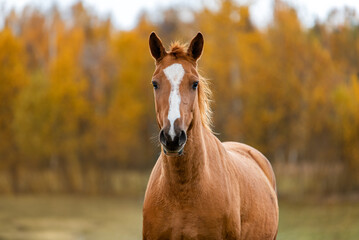
#> input picture LAB_2/horse.png, 359 x 240 px
$ jupyter execute 'LAB_2 (1).ipynb'   (older library calls are emulated)
#> lines starting #> are read from the running program, lines starting #| are printed output that depends on the picture
[cell 1]
# sobel filter for detecting verticle and horizontal edges,/
# also do so usimg canny filter /
# explore and use laplacian filter, /
# explore and use haris corner detector/
# explore and use sift/
# apply various filter bank to detect texture in the image/
# assuming that your task is to classify image in 3 classes (dog, cat, horse etc) extract feature from the image using various feature extraction process/

[cell 2]
import cv2
import matplotlib.pyplot as plt
import numpy as np

[cell 3]
img = cv2.imread('horse.png')
#> img is the input picture: shape (240, 359, 3); mean B, G, R 66.4, 115.4, 152.4
plt.imshow(img)

[cell 4]
img = cv2.cvtColor(img, cv2.COLOR_BGR2RGB)
plt.imshow(img)

[cell 5]
print("The image is of size : ",img.shape)
#| The image is of size :  (240, 359, 3)

### 1) Detect Horizontal & Vertical Edges Using Sobel Filter

[cell 6]
image =img.copy()
sobel_x = cv2.Sobel(image, cv2.CV_64F, 1, 0, ksize=3)  # Gradient in x direction
sobel_y = cv2.Sobel(image, cv2.CV_64F, 0, 1, ksize=3)  # Gradient in y direction
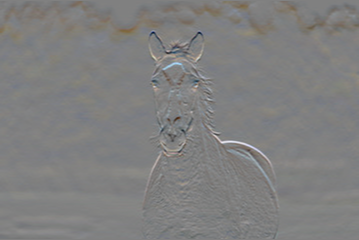
#> sobel_y: shape (240, 359, 3) float64; mean R, G, B -3.3, -4.2, -5.7; drawn with min black and max white

[cell 7]
type(sobel_x), sobel_x.shape

[cell 8]
sobel_x.max(), sobel_x.min()
#> Out = (667, -668)

[cell 9]
gradient_magnitude = np.sqrt(sobel_x**2 + sobel_y**2)
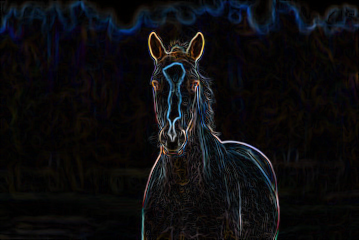
#> gradient_magnitude: shape (240, 359, 3) float64; mean R, G, B 37.1, 36, 41.3; drawn with min black and max white

[cell 10]
print(gradient_magnitude.shape)
#| (240, 359, 3)
gradient_magnitude.max(),gradient_magnitude.min()
#> Out = (713, 0)

[cell 11]
sobel_x_display = cv2.normalize(np.abs(sobel_x), None, 0, 255, cv2.NORM_MINMAX).astype(np.uint8)
sobel_y_display = cv2.normalize(np.abs(sobel_y), None, 0, 255, cv2.NORM_MINMAX).astype(np.uint8)
gradient_magnitude_display = cv2.normalize(gradient_magnitude, None, 0, 255, cv2.NORM_MINMAX).astype(np.uint8)
print(sobel_x_display.max())
#| 255
print(sobel_x_display.min())
#| 0
print(sobel_x_display.shape)
#| (240, 359, 3)

[cell 12]
print(gradient_magnitude_display.max())
#| 255
print(gradient_magnitude_display.min())
#| 0
print(gradient_magnitude_display.shape)
#| (240, 359, 3)

[cell 13]
plt.figure(figsize=(10, 10))
plt.subplot(2, 2, 1)
plt.title("Original Image")
plt.imshow(image, cmap='gray')
plt.axis('off')

plt.subplot(2, 2, 2)
plt.title("Sobel X")
plt.imshow(sobel_x_display, cmap='gray')
plt.axis('off')

plt.subplot(2, 2, 3)
plt.title("Sobel Y")
plt.imshow(sobel_y_display, cmap='gray')
plt.axis('off')

plt.subplot(2, 2, 4)
plt.title("Gradient Magnitude")
plt.imshow(gradient_magnitude_display, cmap='gray')
plt.axis('off')

plt.tight_layout()
plt.show()

### 2) Detect Horizontal & Vertical Edges Using Canny Filter

[cell 14]
image = img.copy()
edges = cv2.Canny(img,0,100)
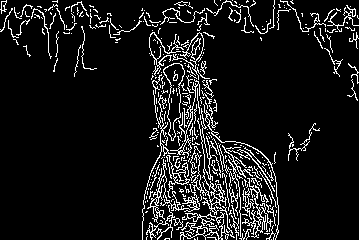
#> edges: shape (240, 359); 9.5% white in thin lines or dots

plt.subplot(121),plt.imshow(img,cmap = 'gray')
plt.title('Original Image'), plt.xticks([]), plt.yticks([])
plt.subplot(122),plt.imshow(edges,cmap = 'gray')
plt.title('Edge Image'), plt.xticks([]), plt.yticks([])

### 3) Laplacian of Gaussian

[cell 15]
image = img.copy()
gaussian_blur = cv2.GaussianBlur(image, (5, 5), 0)

laplacian = cv2.Laplacian(gaussian_blur, cv2.CV_64F)

laplacian = np.uint8(np.absolute(laplacian))

plt.figure(figsize=(10, 5))
plt.subplot(1, 3, 1)
plt.title("Original Image")
plt.imshow(image, cmap='gray')

plt.subplot(1, 3, 2)
plt.title("Gaussian Blur")
plt.imshow(gaussian_blur, cmap='gray')

plt.subplot(1, 3, 3)
plt.title("Laplacian of Gaussian")
plt.imshow(laplacian, cmap='gray')

plt.tight_layout()
plt.show()

### 4) Harris Corner Detection

[cell 16]
import cv2
import numpy as np

# Read the image
# image_path = 'cat.png'
# img = cv2.imread(image_path)
gray = cv2.cvtColor(img, cv2.COLOR_RGB2GRAY)

# Convert to float32
gray = np.float32(gray)

# Parameters for Harris corner detection
block_size = 2
ksize = 3
k = 0.04

# # Compute Harris corner detection
dst = cv2.cornerHarris(gray, blockSize=block_size, ksize=ksize, k=k)

# # Dilate to mark the corners
dst = cv2.dilate(dst, None)
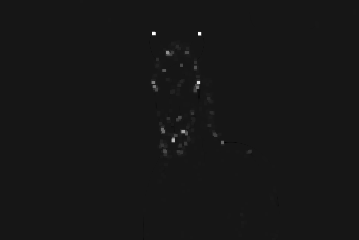
#> dst: shape (240, 359) float32; min -1253496.8, max 12917102, mean 27926.8; drawn with min black and max white

# # Threshold for an optimal value, it may vary depending on the image
threshold = 0.1
img[dst > threshold * dst.max()] = [0, 0, 255]
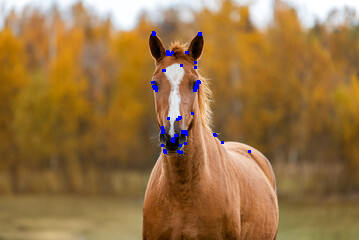
#> img: shape (240, 359, 3); mean R, G, B 151.8, 114.9, 67.4

# # Display the result
plt.imshow(img)
# cv2.waitKey(0)
# cv2.destroyAllWindows()

# Optionally, save the result
cv2.imwrite('harris_corners_result.jpg', img)
#> Out = True

[cell 17]
import cv2
import numpy as np
import matplotlib.pyplot as plt

img = cv2.imread('horse.png', cv2.IMREAD_GRAYSCALE)
#> img: shape (240, 359); min 0, max 255, mean 120.9

sift = cv2.SIFT_create()

keypoints, descriptors = sift.detectAndCompute(img, None)
#> keypoints = 163 keypoints; strongest (x, y, size): (174, 72, 12.9), (172, 133, 4.4), (196, 46, 10.5), (194, 85, 6.8)

sift_img = cv2.drawKeypoints(img, keypoints, None, flags=cv2.DRAW_MATCHES_FLAGS_DRAW_RICH_KEYPOINTS)
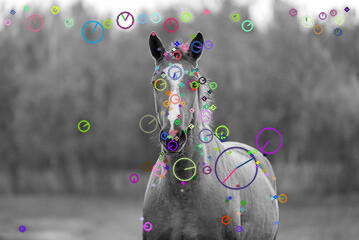
#> sift_img: shape (240, 359, 3); mean of channels 0, 1, 2 121, 120.6, 121.2; drawn as B, G, R


plt.figure(figsize=(8, 6))
plt.imshow(sift_img, cmap='gray')
plt.title("SIFT Feature Detection")
plt.show()

[cell 18]
texture = cv2.imread("texture.jpg")
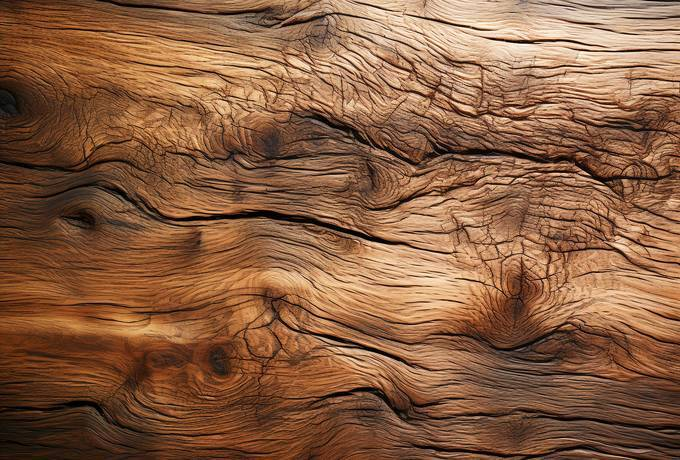
#> input picture LAB_2/texture.jpg, 680 x 460 px
#> texture is the input picture: shape (460, 680, 3); mean B, G, R 66, 94.8, 137.6

[cell 19]
plt.imshow(texture)

[cell 20]
def apply_gabor_filters(image):
    ksize = 31  # Filter size
    num_filters = 8  # Number of orientations
    filtered_images = []

    for i, theta in enumerate(np.linspace(0, np.pi, num_filters)):
        kernel = cv2.getGaborKernel((ksize, ksize), 4.0, theta, 10.0, 0.5, 0, ktype=cv2.CV_32F)
        filtered_img = cv2.filter2D(image, cv2.CV_32F, kernel)

        # Normalize output for better visualization
        filtered_img = cv2.normalize(filtered_img, None, 0, 255, cv2.NORM_MINMAX).astype(np.uint8)

        # Apply colormap to enhance contrast
        filtered_img = cv2.applyColorMap(filtered_img, cv2.COLORMAP_JET)

        filtered_images.append(filtered_img)
#> this loop made 8 passes
#> pass 1, in apply_gabor_filters, `filtered_img = cv2.applyColorMap(filtered_img, cv2.COLORMAP_JET)`:
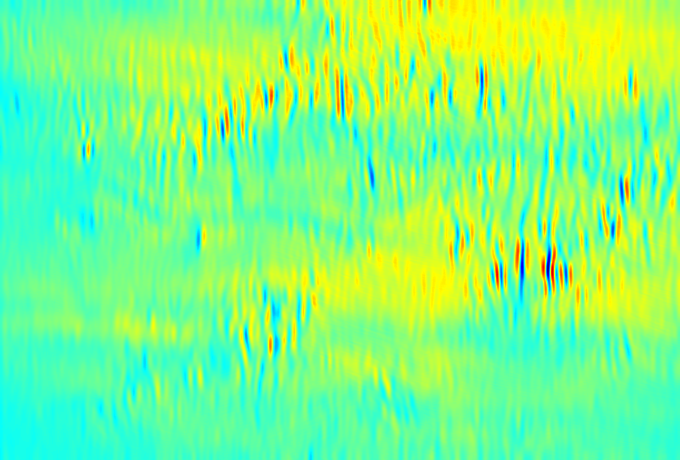
#> filtered_img: shape (460, 680, 3); mean B, G, R 127.9, 253.4, 128
#> pass 2, in apply_gabor_filters, `filtered_img = cv2.filter2D(image, cv2.CV_32F, kernel)`:
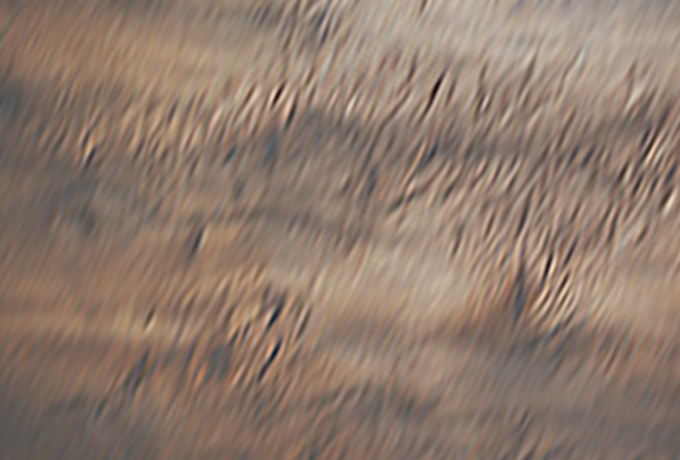
#> filtered_img: shape (460, 680, 3) float32; mean B, G, R 554.5, 796.4, 1155.6; drawn with min black and max white
#> after the loop, filtered_images = 8 items

    fig, axs = plt.subplots(2, 4, figsize=(12, 6))
    plt.subplots_adjust(wspace=0.3, hspace=0.3)

    for i, ax in enumerate(axs.flat):
        ax.imshow(cv2.cvtColor(filtered_images[i], cv2.COLOR_BGR2RGB))
        ax.set_title(f'Gabor {i+1}', fontsize=10)
        ax.axis('off')

    plt.show()
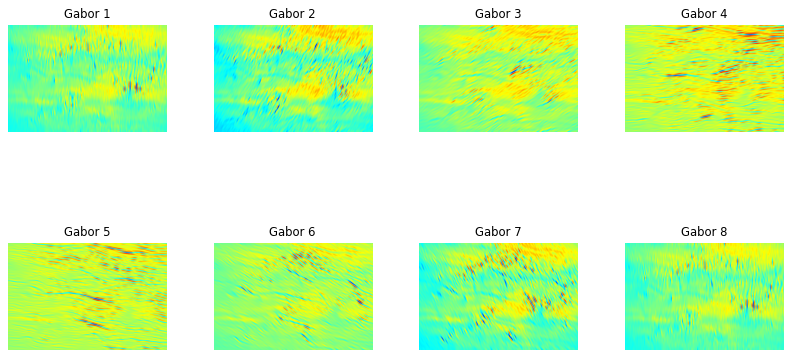
#> figure drawn by matplotlib, 8 panels

apply_gabor_filters(texture)
